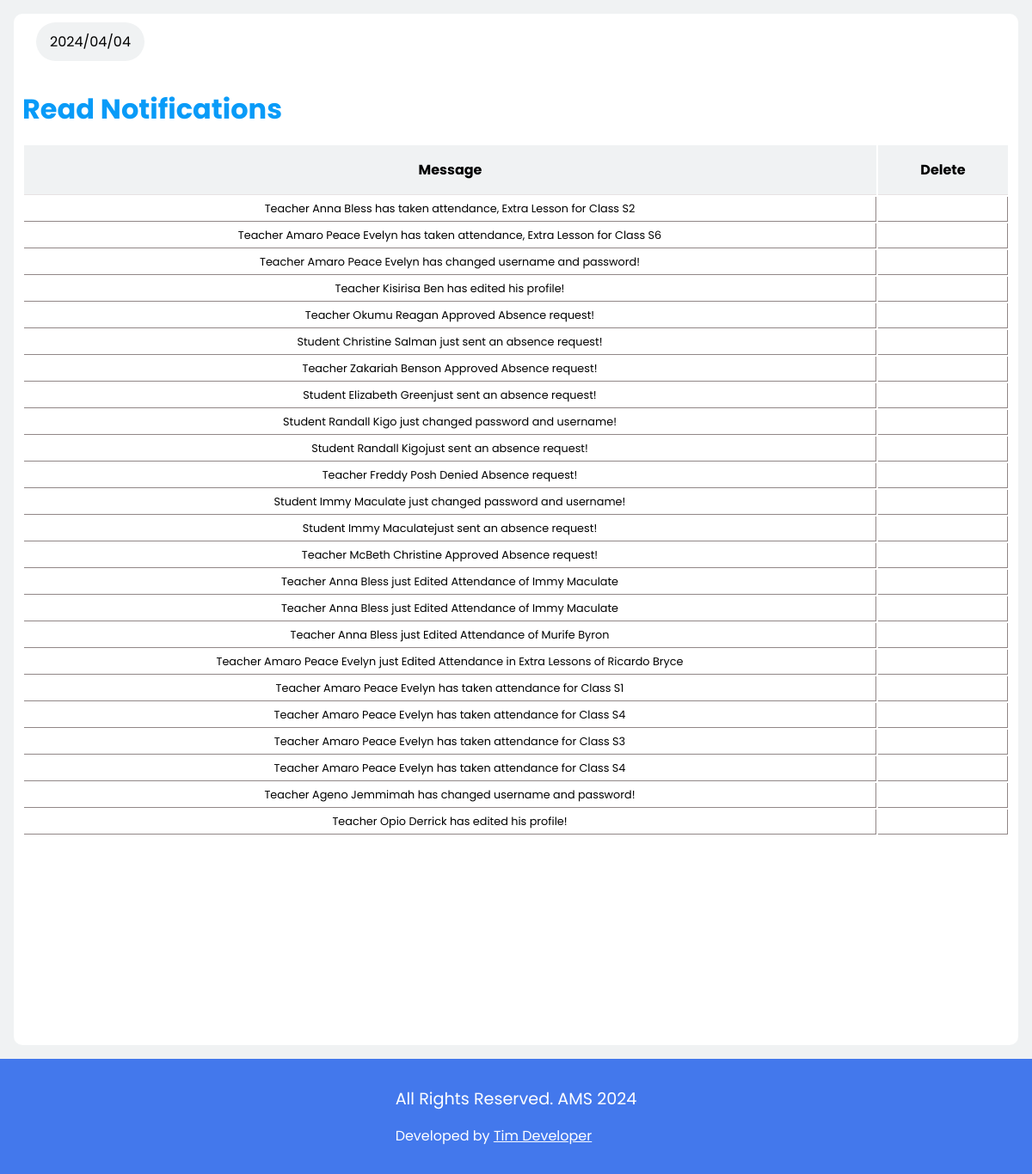
Screenshot of /admin_account/notifications.php (signed in) with the database file from the repository.
### tables this page shows
CREATE TABLE IF NOT EXISTS `admin_notification` (
  `record_id` int NOT NULL AUTO_INCREMENT,
  `message` varchar(200) NOT NULL,
  `status` int NOT NULL,
  `user_id` int NOT NULL,
  PRIMARY KEY (`record_id`)
);

### functions.php (called while the page is built, shortened)
<?php
include "connection.php";
function get_Read_Notifications()
{
    global $conn;
    $sql = "SELECT * FROM `admin_notification` WHERE `status` = 1";
    $result = mysqli_query($conn, $sql);
    $notifications = [];
    if (mysqli_num_rows($result) > 0) {
        while ($row = mysqli_fetch_array($result)) {
            $notifications[] = $row;
        }
        return $notifications;
    } else {
        return "No Notifications Yet!";
    }
}

### admin_account/notifications.php (the view, shortened to what this page needs)
<?php
include "../connection.php";
include "../functions.php";
?>
<!DOCTYPE html>
<html lang="en">
<head>
    <link rel="stylesheet" href="../styles.css">
</head>
<body>
    <div class="view-activity">
        <div class="container">
            <div class="top">
                <div class="west">
                    <div class="date">
                        <?php echo date("Y/m/d") ?>
                    </div>
                </div>
            </div>
            <div class="view-activity-table">
                <h3 style="margin-top: 1rem; margin-bottom: 1rem; font-size: 2rem; color: var(--color-primary);">Read Notifications</h3>
                <?php
                if (get_Read_Notifications() == "No Notifications Yet!") {
                    echo "<div class=empty>";
                    echo "<p>No notifications Yet!</p>";
                    echo "</div>";
                } else { ?>
                    <table>
                        <tr>
                            <th>Message</th>
                            <th>Delete</th>
                        </tr>
                        <?php
                        $notifications = get_Read_Notifications();
                        foreach ($notifications as $notify) { ?>
                            <tr>
                                <td><?php echo $notify['message'] ?></td>
                                <td>
                                    <form action="" method="post" onsubmit="return confirm('Are You sure you want to delete this record? Please not that his action is Irreversible!')">
                                    </form>
                                </td>
                            </tr>
                        <?php } ?>
                    </table><?php }
                            ?>
            </div>
        </div>
    </div>
    <?php include "../footer.php"; ?>
</body>
</html>

### styles.css (style rules this page uses)
* { margin: 0; border: 0; padding: 0; box-sizing: border-box; font-family: 'Poppins', sans-serif; }
:root { --box-shadow: 0 10px 1rem rgba(205, 231, 238, 0.5); --color-bg: #4378ec; --background: #f0f2f3; --color-white: #ffffff; --color-primary: #099BF8; --color-text-muted: #9e9292; --color-bg-secondary: #779be9; --pending-cards-bg: #d2dffc; --darker-tint_1: #5E3494; }
.student_acc #home .container .att_td td, th { text-align: center; padding: 1rem; border-bottom: 1px solid rgb(231, 226, 226); }
.container { width: 85%; border-radius: 10px; background-color: var(--color-white); padding: 10px; }
.view-activity { padding: 1rem; display: flex; width: 100%; gap: 1rem; justify-content: space-between; background-color: var(--background); overflow: hidden; position: relative; }
.view-activity .container { background-color: var(--color-white); border-radius: 10px; padding: 10px; width: 100%; }
.view-activity .container .top { width: 100%; display: flex; justify-content: space-between; align-items: center; }
.view-activity .container .top .west { gap: 1rem; display: flex; align-items: center; }
.view-activity .container .top .west .date { border-radius: 50px; background-color: #f0f2f3; padding: 10px 1rem; }
.view-activity .container .view-activity-table { margin-top: 1rem; width: 100%; display: flex; flex-direction: column; }
.view-activity .container .view-activity-table th { font-size: 1; background-color: var(--background); }
.view-activity .container .view-activity-table td { color: #000; padding: 5px 5px; font-size: 0.8rem; border-right: 1px solid rgb(145, 135, 135); border-bottom: 1px solid rgb(145, 135, 135); text-align: center; }

### rows the page displays
admin_notification: message "Teacher Anna Bless has taken attendance, Extra Lesson for Class S2"
admin_notification: message "Teacher Amaro Peace Evelyn has taken attendance, Extra Lesson for Class S6"
admin_notification: message "Teacher Amaro Peace Evelyn has changed username and password!"
admin_notification: message "Teacher Kisirisa Ben has edited his profile!"
admin_notification: message "Teacher Okumu Reagan Approved Absence request!"
admin_notification: message "Student Christine Salman just sent an absence request!"
admin_notification: message "Teacher Zakariah Benson Approved Absence request!"
admin_notification: message "Student Elizabeth Greenjust sent an absence request!"
admin_notification: message "Student Randall Kigo just changed password and username!"
admin_notification: message "Student Randall Kigojust sent an absence request!"
admin_notification: message "Teacher Freddy Posh Denied Absence request!"
admin_notification: message "Student Immy Maculate just changed password and username!"
admin_notification: message "Student Immy Maculatejust sent an absence request!"
admin_notification: message "Teacher McBeth Christine Approved Absence request!"
admin_notification: message "Teacher Anna Bless just Edited Attendance of Immy Maculate"
admin_notification: message "Teacher Anna Bless just Edited Attendance of Immy Maculate"
admin_notification: message "Teacher Anna Bless just Edited Attendance of Murife Byron"
admin_notification: message "Teacher Amaro Peace Evelyn just Edited Attendance in Extra Lessons of Ricardo Bryce"
admin_notification: message "Teacher Amaro Peace Evelyn has taken attendance for Class S1"
admin_notification: message "Teacher Amaro Peace Evelyn has taken attendance for Class S4"
admin_notification: message "Teacher Amaro Peace Evelyn has taken attendance for Class S3"
admin_notification: message "Teacher Amaro Peace Evelyn has taken attendance for Class S4"
admin_notification: message "Teacher Ageno Jemmimah has changed username and password!"
admin_notification: message "Teacher Opio Derrick has edited his profile!"
